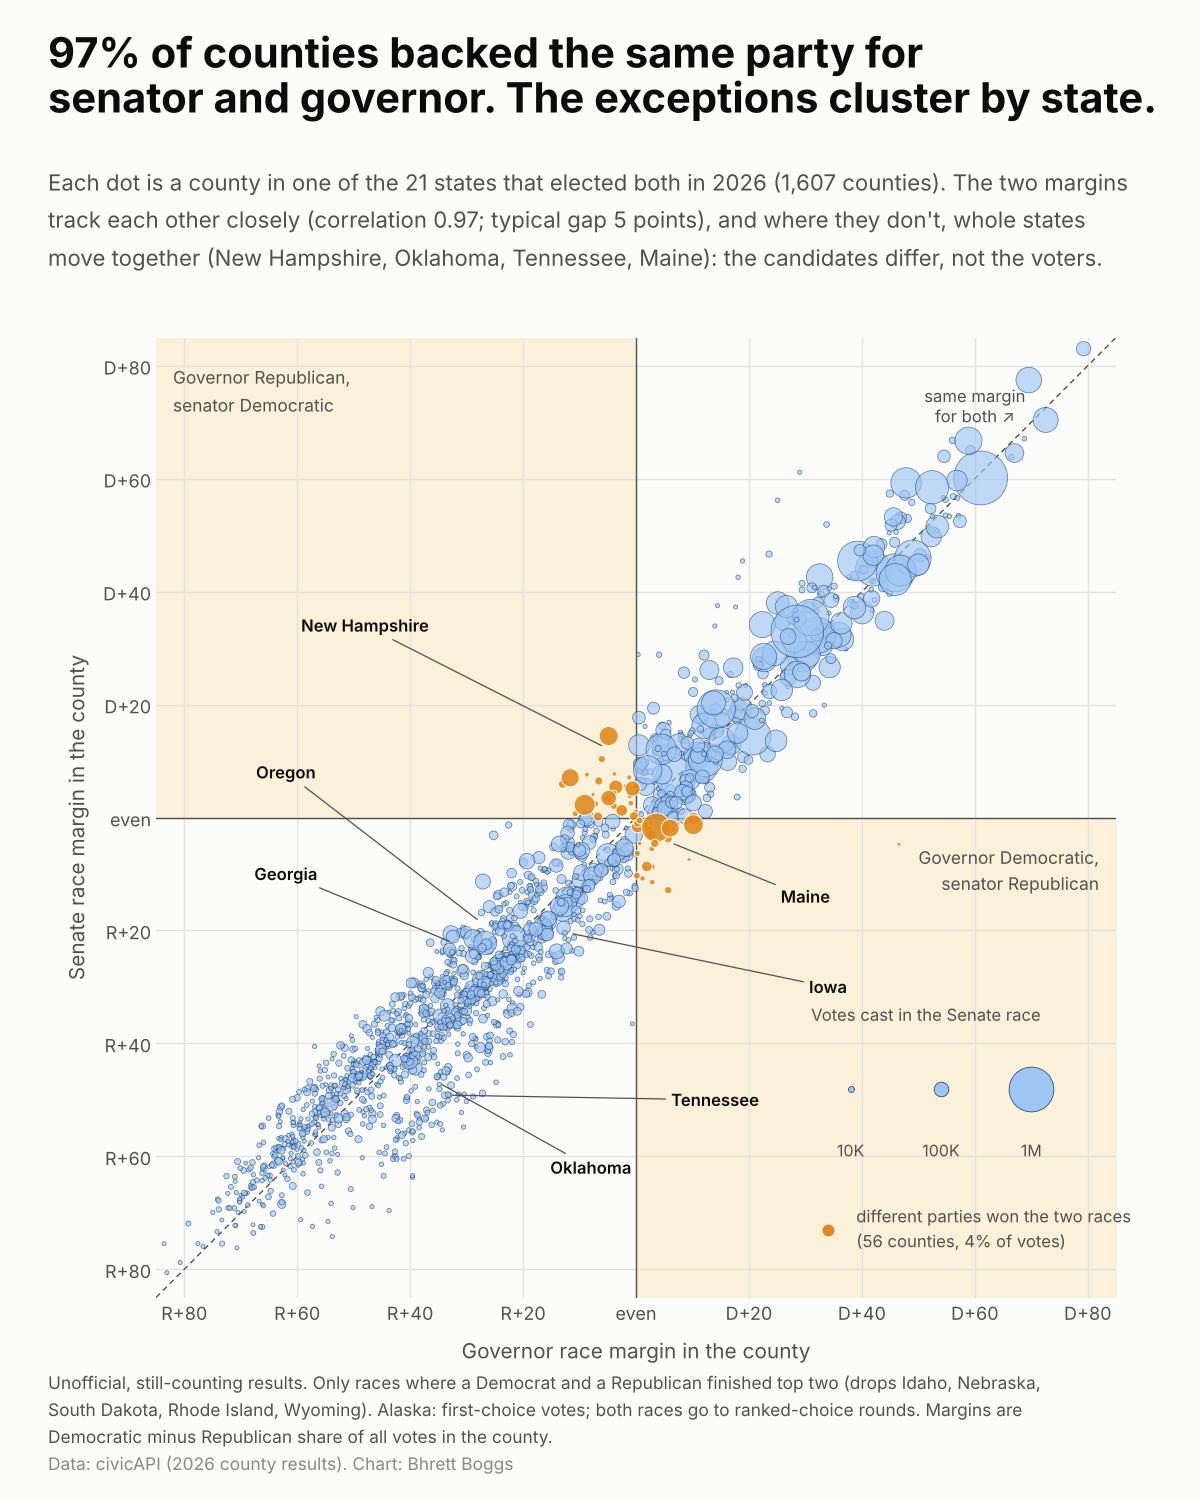

Write Python code to recreate this figure.
"""Ticket splitting, county by county: every county's 2026 Senate margin against its governor margin.

Reads  data/clean/county_results_2026.csv
Writes viz/split_counties/split_counties.png

States that elected both a senator and a governor in 2026, keeping only races where a Democrat and a
Republican finished top two. One dot per county (area = votes in the Senate race). On the diagonal, the
county gave both candidates the same margin; above it, the Senate candidate ran ahead of the governor
candidate on the Democratic side. Counties that picked different parties for the two offices are orange.
"""
import sys
from pathlib import Path

import matplotlib.pyplot as plt
import numpy as np
import pandas as pd

sys.path.insert(0, str(Path(__file__).resolve().parents[1]))
from style import ACCENT, CLEAN, FIGSIZE, GRID, INK, INK_2, MUTED, SURFACE, footer, setup, titles  # noqa: E402

HERE = Path(__file__).resolve().parent
SPLIT = "#e08a1e"
NAMES = {"NH": "New Hampshire", "NM": "New Mexico", "OR": "Oregon", "SC": "South Carolina", "GA": "Georgia",
         "TN": "Tennessee", "OK": "Oklahoma", "ME": "Maine", "IA": "Iowa", "KS": "Kansas", "TX": "Texas",
         "AK": "Alaska", "MA": "Massachusetts", "IL": "Illinois", "MI": "Michigan", "OH": "Ohio", "AL": "Alabama",
         "AR": "Arkansas", "CO": "Colorado", "FL": "Florida", "MN": "Minnesota"}
# States whose counties sit farthest off the diagonal, with where to put each label (in open space).
LABEL = {"NH": (-48, 34), "ME": (30, -14), "IA": (34, -30), "OK": (-8, -62), "TN": (14, -50), "OR": (-62, 8),
         "GA": (-62, -10)}


def main() -> None:
    setup()
    c = pd.read_csv(CLEAN / "county_results_2026.csv", dtype={"county_fips": str})
    c = c[c.d_vs_r_race].sort_values("special").drop_duplicates(["state", "office", "county_fips"])
    margins = c.pivot_table(index=["state", "county_fips"], columns="office", values="margin_2026") * 100
    votes = c.pivot_table(index=["state", "county_fips"], columns="office", values="total_votes")
    d = margins.dropna().join(votes.add_prefix("v_")).reset_index()
    d["split"] = np.sign(d.SEN) != np.sign(d.GOV)
    d["gap"] = d.SEN - d.GOV
    corr = np.corrcoef(d.SEN, d.GOV)[0, 1]
    same = 1 - d.split.mean()
    med_gap = d.gap.abs().median()

    fig = plt.figure(figsize=FIGSIZE, dpi=100)
    ax = fig.add_axes([0.11, 0.135, 0.84, 0.64])
    lim = 85
    ax.fill_between([-lim, 0], [0, 0], [lim, lim], color="#fbf0d9", zorder=0)
    ax.fill_between([0, lim], [-lim, -lim], [0, 0], color="#fbf0d9", zorder=0)
    ax.plot([-lim, lim], [-lim, lim], color=INK_2, lw=1, ls=(0, (4, 3)), zorder=1)
    ax.axhline(0, color=INK_2, lw=1, zorder=1)
    ax.axvline(0, color=INK_2, lw=1, zorder=1)
    size = d.v_SEN / d.v_SEN.max() * 1500 + 8
    reg = d[~d.split]
    ax.scatter(reg.GOV, reg.SEN, s=size[~d.split], color="#9ec5f4", ec=ACCENT, lw=0.5, alpha=0.65, zorder=3)
    sp = d[d.split]
    ax.scatter(sp.GOV, sp.SEN, s=size[d.split], color=SPLIT, ec=SURFACE, lw=0.8, alpha=0.9, zorder=4)
    ax.set_xlim(-lim, lim)
    ax.set_ylim(-lim, lim)
    ax.set_aspect("equal")
    ticks = [-80, -60, -40, -20, 0, 20, 40, 60, 80]
    ax.set_xticks(ticks)
    ax.set_yticks(ticks)
    fmt = plt.FuncFormatter(lambda v, _: "even" if v == 0 else (f"D+{v:.0f}" if v > 0 else f"R+{-v:.0f}"))
    ax.xaxis.set_major_formatter(fmt)
    ax.yaxis.set_major_formatter(fmt)
    ax.grid(color=GRID, lw=1)
    ax.set_axisbelow(True)
    for s in ax.spines.values():
        s.set_visible(False)
    ax.tick_params(length=0, labelsize=13)
    ax.set_xlabel("Governor race margin in the county", labelpad=10)
    ax.set_ylabel("Senate race margin in the county", labelpad=10)
    ax.text(-82, 80, "Governor Republican,\nsenator Democratic", fontsize=12.5, color=INK_2, va="top", linespacing=1.25)
    ax.text(82, -5, "Governor Democratic,\nsenator Republican", fontsize=12.5, color=INK_2, va="top", ha="right",
            linespacing=1.25)
    ax.text(60, 70, "same margin\nfor both ↗", fontsize=12, color=INK_2, ha="center", rotation=0)

    # State labels, each pointing at the state's median county, placed in open space.
    med = d.groupby("state")[["GOV", "SEN"]].median()
    for st, (tx, ty) in LABEL.items():
        x, y = med.loc[st]
        ax.annotate(NAMES[st], (x, y), xytext=(tx, ty), fontsize=12, color=INK, weight="semibold", ha="center",
                    va="center", arrowprops=dict(arrowstyle="-", color=INK_2, lw=0.9, shrinkB=3), zorder=6)

    # Size key and the orange key, in the empty lower-right quadrant.
    for i, v in enumerate((10_000, 100_000, 1_000_000)):
        xk, yk = 38 + i * 16, -48
        ax.scatter([xk], [yk], s=v / d.v_SEN.max() * 1500 + 8, color="#9ec5f4", ec=ACCENT, lw=0.5)
        ax.text(xk, -60, f"{v // 1000:,}K" if v < 1e6 else "1M", ha="center", fontsize=11.5, color=INK_2)
    ax.text(31, -36, "Votes cast in the Senate race", fontsize=12, color=INK_2)
    ax.scatter([34], [-73], s=90, color=SPLIT, ec=SURFACE, lw=0.8)
    ax.text(39, -73, f"different parties won the two races\n({int(d.split.sum())} counties, {d[d.split].v_SEN.sum() / d.v_SEN.sum():.0%} of votes)",
            fontsize=12, color=INK_2, va="center", linespacing=1.2)

    titles(fig, f"{same:.0%} of counties backed the same party for",
           "senator and governor. The exceptions cluster by state.",
           f"Each dot is a county in one of the {d.state.nunique()} states that elected both in 2026 ({len(d):,} counties). "
           f"The two margins\ntrack each other closely (correlation {corr:.2f}; typical gap {med_gap:.0f} points), and where "
           f"they don't, whole states\nmove together (New Hampshire, Oklahoma, Tennessee, Maine): the candidates differ, "
           "not the voters.")
    footer(fig, [
        "Unofficial, still-counting results. Only races where a Democrat and a Republican finished top two (drops Idaho, Nebraska,",
        "South Dakota, Rhode Island, Wyoming). Alaska: first-choice votes; both races go to ranked-choice rounds. Margins are",
        "Democratic minus Republican share of all votes in the county.",
    ], "civicAPI (2026 county results)")

    out = HERE / "split_counties.png"
    fig.savefig(out, facecolor=SURFACE)
    print(f"wrote {out}  n={len(d)}, split {int(d.split.sum())}, corr {corr:.3f}, median gap {med_gap:.2f}")


if __name__ == "__main__":
    main()
